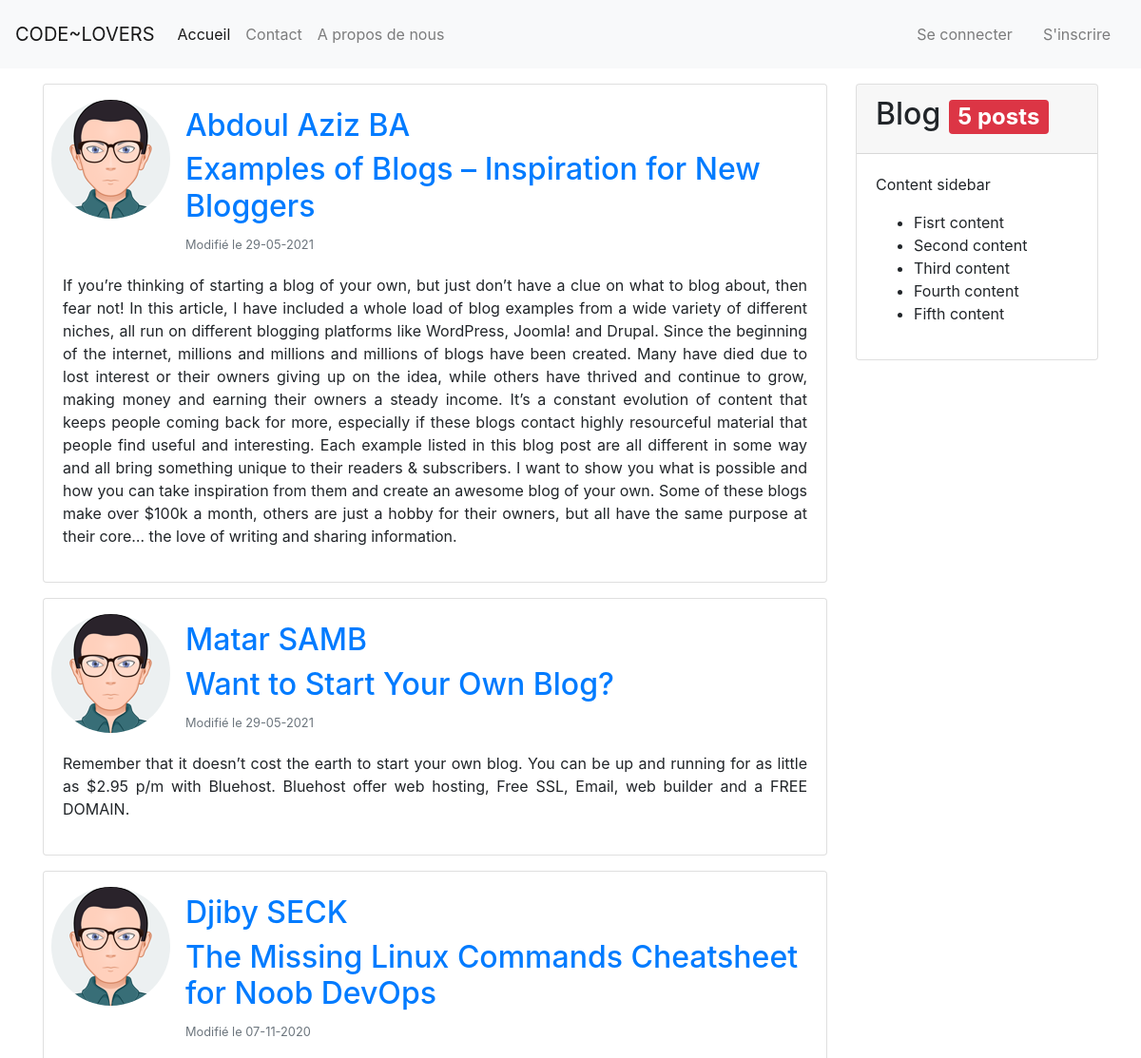
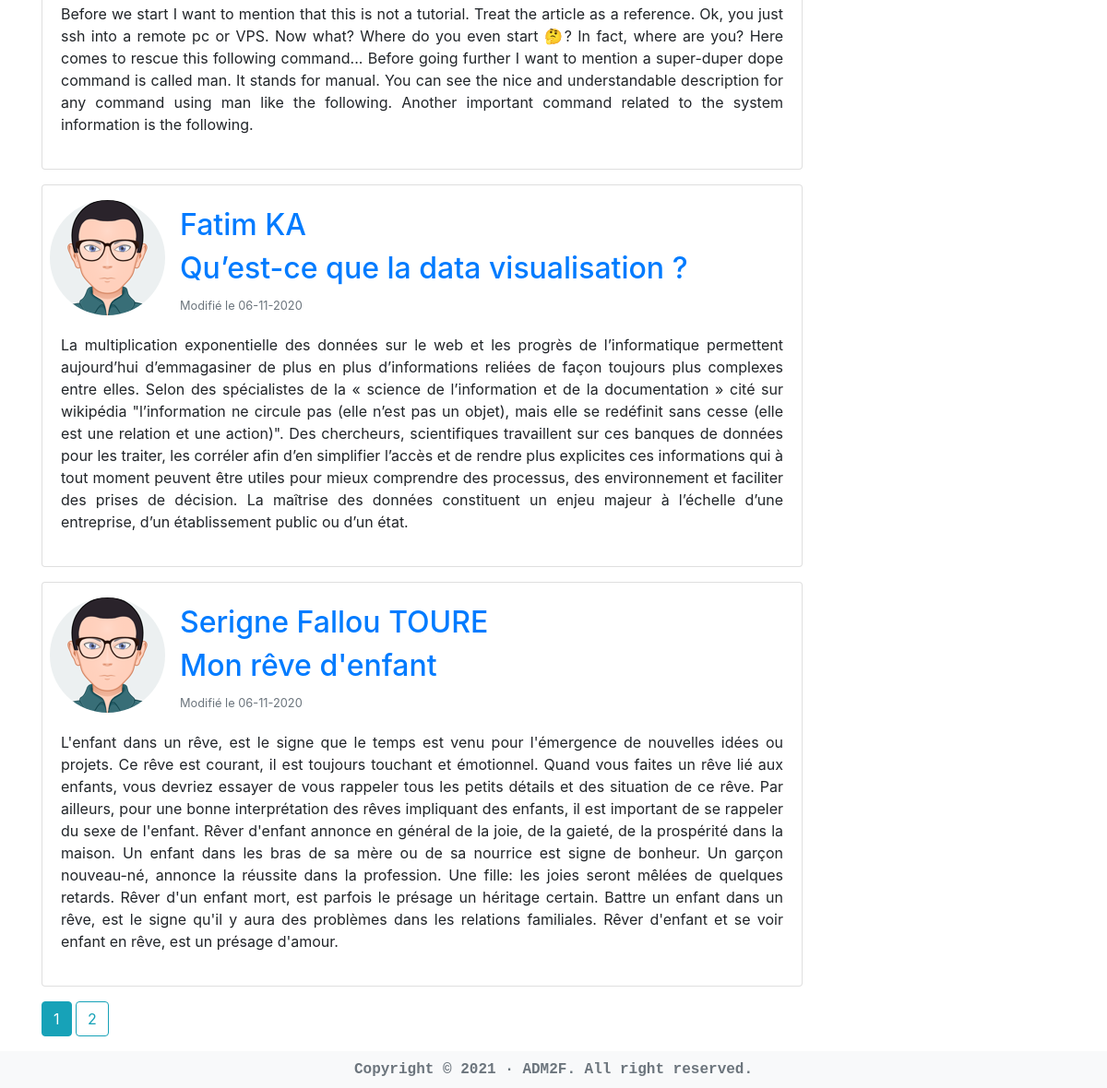
Page /blog on the committed database (2 pictures, top to bottom).
### blog/models.py (models this page shows, shortened)
class Post(db.Model):
    __tablename__ = 'posts'
    id = db.Column(db.Integer, primary_key=True)
    title = db.Column(db.String(100), nullable=False)
    date_posted = db.Column(db.DateTime, nullable=False, default=datetime.utcnow())
    content = db.Column(db.Text, nullable=False)
    user_id = db.Column(db.Integer, db.ForeignKey('users.id'), nullable=False)

class User(db.Model, UserMixin):
    __tablename__ = 'users'
    id = db.Column(db.Integer, primary_key=True)
    username = db.Column(db.String(20), unique=True, nullable=False)
    email = db.Column(db.String(120), unique=True, nullable=False)
    image_file = db.Column(db.String(120), nullable=False, default='default.png')
    password = db.Column(db.String(60), nullable=False, default='default.png')
    posts = db.relationship('Post', backref='author', lazy=True)

### blog/routes.py (the view)
@app.route('/blog')
def posts_index():
    page = request.args.get('page', 1, type=int)
    posts = Post.query.order_by(Post.date_posted.desc()).paginate(page=page, per_page=5)
    return render_template('posts/index.html', posts=posts, title='Blog')

### blog/routes.py (called while the page is built)
@app.context_processor
def inject_now():
    return {'now': datetime.now()}

@app.context_processor
def utility_processor():
    def pluralize(count, singular, plural=None):
        if not isinstance(count, int):
            raise ValueError('"{}" must be an integer'.format(count))
        if plural is None:
            plural = singular + 's'
        if count == 1:
            string = singular
        else:
            string = plural
        return f"{count} {string}"
    return dict(pluralize=pluralize)

### blog/templates/posts/index.html
{% extends 'layouts/default.html' %}
{% block body %}
    <div class="row mt-3">
        <div class="col-md-9">
            {% for post in posts.items %}
                <div class="card mb-3">
                    <div class="media ml-2 mt-3">
                        <img src="{{ url_for('static', filename='img/profile_pics/' + post.author.image_file) }}" alt="" class="align-self-start rounded-circle mr-3">
                        <div class="media-body mt-2">
                            <h2><a class="article-title text-decoration-none" title="Cliquer pour voir tous les articles de {{ post.author.username }}" href="{{ url_for('user_posts', username=post.author.username) }}">{{ post.author.username }}</a></h2>
                            <h2><a class="article-title text-decoration-none" title="Cliquer ici pour modifier ou supprimer le post" href="{{ url_for('post', post_id=post.id) }}">{{ post.title }}</a></h2>
                            <small class="text-muted">Modifié le {{ post.date_posted.strftime('%d-%m-%Y') }}</small>
                        </div>
                    </div>
                    <div class="card-body">
                        <p class="text-justify">{{ post.content }}</p>
                    </div>
                </div>
            {% endfor %}
            {% for page_num in posts.iter_pages(left_edge=1, right_edge=1, left_current=1, right_current=2) %}
                {% if page_num %}
                    {% if posts.page == page_num %}
                        <a class="btn btn-info mb-2" href="{{ url_for('posts_index', page=page_num) }}">{{ page_num }}</a>
                    {% else %}
                        <a class="btn btn-outline-info mb-2" href="{{ url_for('posts_index', page=page_num) }}">{{ page_num }}</a>
                    {% endif %}
                {% else %}
                    ...
                {% endif %}
            {% endfor %}
        </div>
        <div class="col-md-3">
            <div class="card">
                <div class="card-header">
                    <h2>Blog <div class="badge badge-danger">{{ pluralize(posts.items|length, 'post') }}</div></h2>
                </div>
                <div class="card-body">
                    <p>Content sidebar</p>
                    <ul>
                        <li>Fisrt content</li>
                        <li>Second content</li>
                        <li>Third content</li>
                        <li>Fourth content</li>
                        <li>Fifth content</li>
                    </ul>
                </div>
            </div>
        </div>
    </div>
{% endblock %}

### rows in the picture
Post: image_file (picture), author.username "Abdoul Aziz BA", title "Examples of Blogs – Inspiration for New Bloggers", date_posted "29-05-2021", content "If you’re thinking of starting a blog of your own, but just don’t have a clue on what to blog about, then fear not! In this article, I have included a whole load of blog examples from a wide variety of different niches, all run on different blogging platforms like WordPress, Joomla! and Drupal. Since the beginning of the internet, millions and millions and millions of blogs have been created. Many have died due to lost interest or their owners giving up on the idea, while others have thrived and continue to grow, making money and earning their owners a steady income. It’s a constant evolution of content that keeps people coming back for more, especially if these blogs contact highly…"
Post: image_file (picture), author.username "Matar SAMB", title "Want to Start Your Own Blog?", date_posted "29-05-2021", content "Remember that it doesn’t cost the earth to start your own blog. You can be up and running for as little as $2.95 p/m with Bluehost. Bluehost offer web hosting, Free SSL, Email, web builder and a FREE DOMAIN."
Post: image_file (picture), author.username "Djiby SECK", title "The Missing Linux Commands Cheatsheet for Noob DevOps", date_posted "07-11-2020", content "Before we start I want to mention that this is not a tutorial. Treat the article as a reference. Ok, you just ssh into a remote pc or VPS. Now what? Where do you even start 🤔? In fact, where are you? Here comes to rescue this following command... Before going further I want to mention a super-duper dope command is called man. It stands for manual. You can see the nice and understandable description for any command using man like the following. Another important command related to the system information is the following."
Post: image_file (picture), author.username "Fatim KA", title "Qu’est-ce que la data visualisation ?", date_posted "06-11-2020", content "La multiplication exponentielle des données sur le web et les progrès de l’informatique permettent aujourd’hui d’emmagasiner de plus en plus d’informations reliées de façon toujours plus complexes entre elles. Selon des spécialistes de la « science de l’information et de la documentation » cité sur wikipédia \"l’information ne circule pas (elle n’est pas un objet), mais elle se redéfinit sans cesse (elle est une relation et une action)\". Des chercheurs, scientifiques travaillent sur ces banques de données pour les traiter, les corréler afin d’en simplifier l’accès et de rendre plus explicites ces informations qui à tout moment peuvent être utiles pour mieux comprendre des processus, des…"
Post: image_file (picture), author.username "Serigne Fallou TOURE", title "Mon rêve d'enfant", date_posted "06-11-2020", content "L'enfant dans un rêve, est le signe que le temps est venu pour l'émergence de nouvelles idées ou projets. Ce rêve est courant, il est toujours touchant et émotionnel. Quand vous faites un rêve lié aux enfants, vous devriez essayer de vous rappeler tous les petits détails et des situation de ce rêve. Par ailleurs, pour une bonne interprétation des rêves impliquant des enfants, il est important de se rappeler du sexe de l'enfant. Rêver d'enfant annonce en général de la joie, de la gaieté, de la prospérité dans la maison. Un enfant dans les bras de sa mère ou de sa nourrice est signe de bonheur. Un garçon nouveau-né, annonce la réussite dans la profession. Une fille: les joies seront mêlées de…"

### other values in the picture
{{ page_num }} "1"
{{ page_num }} "2"
{{ pluralize(posts.items|length, 'post') }} "5 posts"
